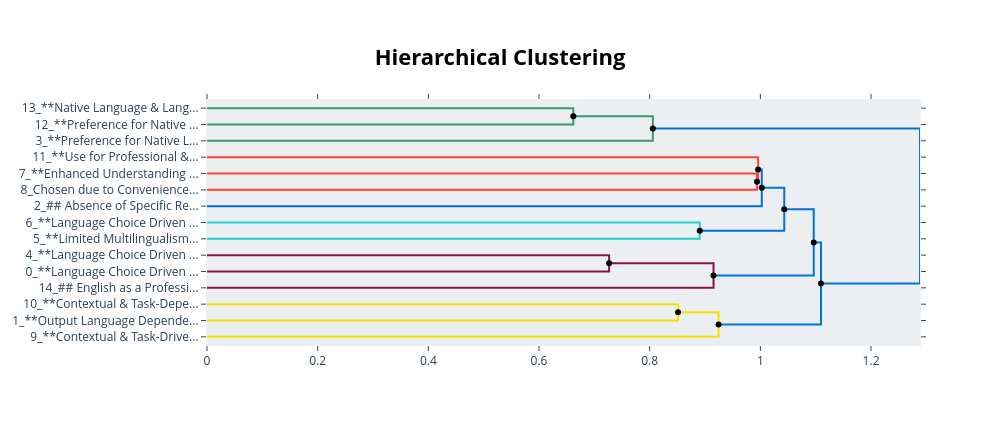

Write notebook code for a chart like this one.
### Code cell
topic_model._topic_model.visualize_hierarchy(hierarchical_topics=hier_topics)
